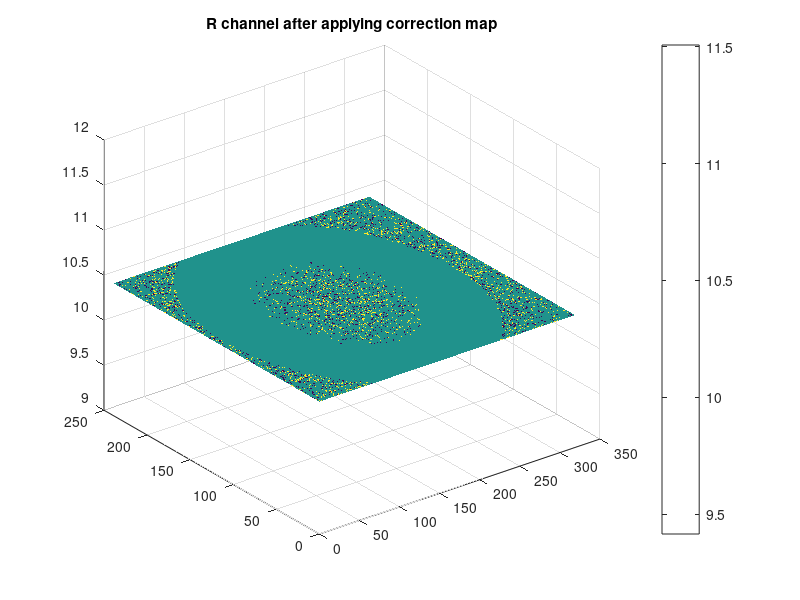
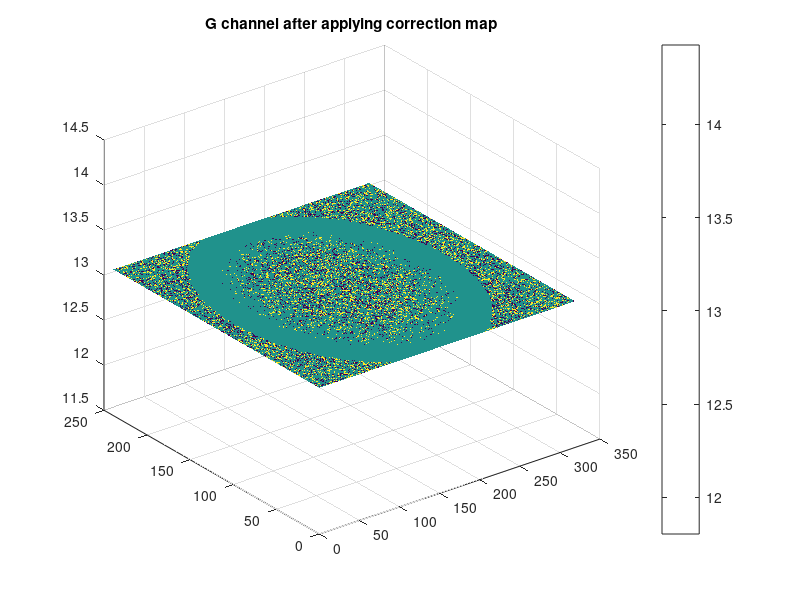
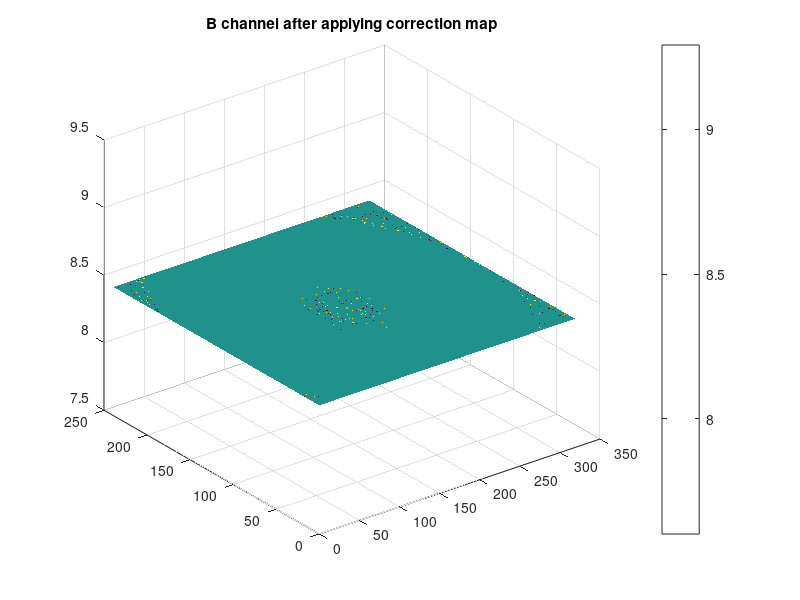
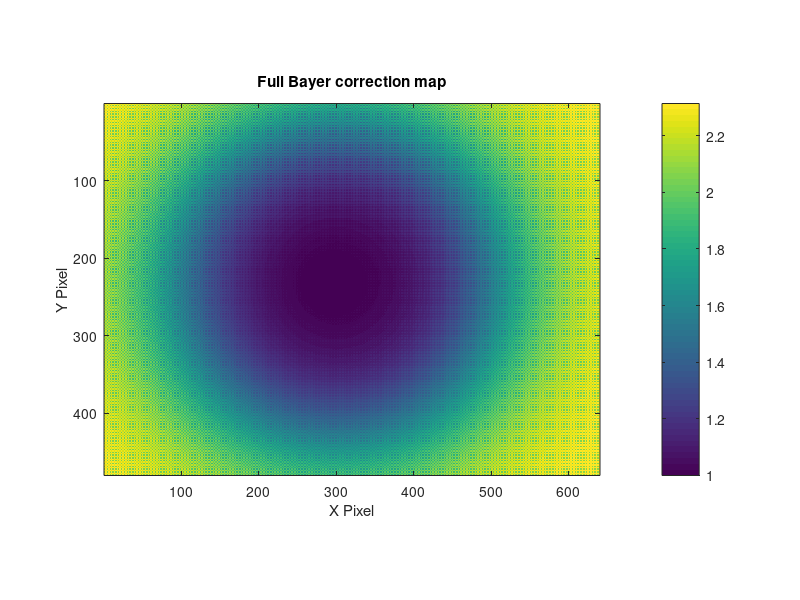

MATLAB code to generate these figures, in order: (Note: this script raises an error after producing the figures.)
%% BuildCorrectionMap.m

clear; close all; clc

load("hotspot_fit_results_RGB.mat")   % loads results, avg_R, avg_G, avg_B, etc.

% Pull fitted hotspot images for each Bayer channel
fit_R = results(1).hotspot_fit;
fit_G = results(2).hotspot_fit;
fit_B = results(3).hotspot_fit;

% Compute correction maps for each reduced-size Bayer channel
corr_R = max(fit_R(:)) ./ fit_R;
corr_G = max(fit_G(:)) ./ fit_G;
corr_B = max(fit_B(:)) ./ fit_B;

%% Verify correction maps flatten the fitted hotspot

correctedFit_R = fit_R .* corr_R;
correctedFit_G = fit_G .* corr_G;
correctedFit_B = fit_B .* corr_B;

fprintf('\n----- CORRECTION MAP VERIFICATION -----\n')

fprintf('\nR channel:\n')
fprintf('Original fit range: %.3f to %.3f\n', ...
    min(fit_R(:)), max(fit_R(:)))
fprintf('Corrected fit range: %.3f to %.3f\n', ...
    min(correctedFit_R(:)), max(correctedFit_R(:)))
fprintf('Corrected fit std: %.6f\n', ...
    std(correctedFit_R(:)))

fprintf('\nG channel:\n')
fprintf('Original fit range: %.3f to %.3f\n', ...
    min(fit_G(:)), max(fit_G(:)))
fprintf('Corrected fit range: %.3f to %.3f\n', ...
    min(correctedFit_G(:)), max(correctedFit_G(:)))
fprintf('Corrected fit std: %.6f\n', ...
    std(correctedFit_G(:)))

fprintf('\nB channel:\n')
fprintf('Original fit range: %.3f to %.3f\n', ...
    min(fit_B(:)), max(fit_B(:)))
fprintf('Corrected fit range: %.3f to %.3f\n', ...
    min(correctedFit_B(:)), max(correctedFit_B(:)))
fprintf('Corrected fit std: %.6f\n', ...
    std(correctedFit_B(:)))

%% Visual confirmation

figure
surf(correctedFit_R,'EdgeColor','none')
view(3)
colorbar
title('R channel after applying correction map')

figure
surf(correctedFit_G,'EdgeColor','none')
view(3)
colorbar
title('G channel after applying correction map')

figure
surf(correctedFit_B,'EdgeColor','none')
view(3)
colorbar
title('B channel after applying correction map')

%% Sanity checks

channelNames = {'R','G','B'};
fits = {fit_R, fit_G, fit_B};
corrs = {corr_R, corr_G, corr_B};

for ii = 1:3
    fit = fits{ii};
    corr = corrs{ii};

    peakFit = max(fit(:));
    minFit = min(fit(:));

    fprintf('\n%s channel:\n', channelNames{ii})
    fprintf('Peak fitted value: %.4f\n', peakFit)
    fprintf('Min fitted value: %.4f\n', minFit)
    fprintf('Correction at peak should be 1: %.4f\n', min(corr(:)))
    fprintf('Max correction: %.4f\n', max(corr(:)))
    fprintf('Expected max correction = peak/min: %.4f\n', peakFit/minFit)

    % Verify that fit .* correction gives a flat image at peakFit
    correctedFit = fit .* corr;
    fprintf('Corrected fit min: %.4f\n', min(correctedFit(:)))
    fprintf('Corrected fit max: %.4f\n', max(correctedFit(:)))
    fprintf('Corrected fit SD: %.8f\n', std(correctedFit(:)))
end

% Recombine into full-size Bayer correction map
[Hsmall, Wsmall] = size(corr_G);

Hfull = Hsmall * 2;
Wfull = Wsmall * 2;

correctionMap = nan(Hfull, Wfull);

% Must match the Bayer pattern used in fitting: BGGR
correctionMap(1:2:end, 1:2:end) = corr_B;
correctionMap(1:2:end, 2:2:end) = corr_G;
correctionMap(2:2:end, 1:2:end) = corr_G;
correctionMap(2:2:end, 2:2:end) = corr_R;

%% Plot correction map image

figure
imagesc(correctionMap)
axis image
colorbar
title('Full Bayer correction map')

xlabel('X Pixel')
ylabel('Y Pixel')

%% Plot correction map surface

figure
surf(correctionMap, 'EdgeColor', 'none')
view(3)
colorbar

xlabel('X Pixel')
ylabel('Y Pixel')
zlabel('Correction Factor')

title('Full Bayer correction map surface')

%% Plot each channel correction map separately

figure
imagesc(corr_R)
axis image
colorbar
title('R channel correction map')

figure
imagesc(corr_G)
axis image
colorbar
title('G channel correction map')

figure
imagesc(corr_B)
axis image
colorbar
title('B channel correction map')

% Save the derived fielding functions
saveFileName = fullfile(...
    tbLocateProject('lightLoggerAnalysis'),...
    'derived',...
    'flatFieldingFunction.mat');
readme = ['Created by defineFlatFieldingFunction.\n'...
    'correctionMap -- the map over sensor pixels that xxxx.\n',...
    'corr_R, _G, _B -- the correction map separated for each channel'];
save(saveFileName,'readme',...
    'correctionMap', ...
    'corr_R', 'corr_G', 'corr_B')
